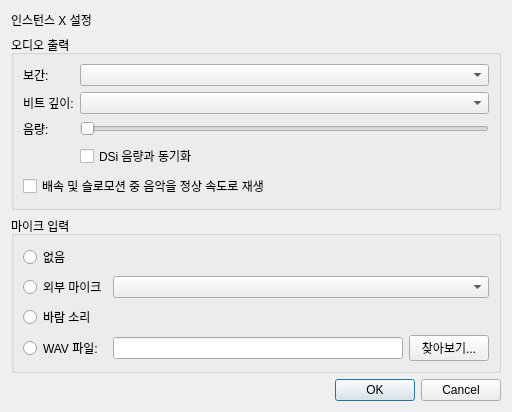
<?xml version="1.0" encoding="UTF-8"?>
<ui version="4.0">
 <class>AudioSettingsDialog</class>
 <widget class="QDialog" name="AudioSettingsDialog">
  <property name="geometry">
   <rect>
    <x>0</x>
    <y>0</y>
    <width>482</width>
    <height>301</height>
   </rect>
  </property>
  <property name="sizePolicy">
   <sizepolicy hsizetype="Fixed" vsizetype="Fixed">
    <horstretch>0</horstretch>
    <verstretch>0</verstretch>
   </sizepolicy>
  </property>
  <property name="windowTitle">
   <string>오디오 설정 - melonDS</string>
  </property>
  <layout class="QVBoxLayout" name="verticalLayout">
   <property name="sizeConstraint">
    <enum>QLayout::SetFixedSize</enum>
   </property>
   <item>
    <widget class="QLabel" name="lblInstanceNum">
     <property name="text">
      <string>인스턴스 X 설정</string>
     </property>
    </widget>
   </item>
   <item>
    <widget class="QGroupBox" name="groupBox">
     <property name="title">
      <string>오디오 출력</string>
     </property>
     <layout class="QGridLayout" name="gridLayout_2">
      <item row="2" column="0">
       <widget class="QLabel" name="label">
        <property name="text">
         <string>음량:</string>
        </property>
       </widget>
      </item>
      <item row="2" column="1">
       <widget class="QSlider" name="slVolume">
        <property name="whatsThis">
         <string>&lt;html&gt;&lt;head/&gt;&lt;body&gt;&lt;p&gt;Controls the volume of the audio output.&lt;/p&gt;&lt;/body&gt;&lt;/html&gt;</string>
        </property>
        <property name="maximum">
         <number>256</number>
        </property>
        <property name="pageStep">
         <number>16</number>
        </property>
        <property name="orientation">
         <enum>Qt::Horizontal</enum>
        </property>
       </widget>
      </item>
      <item row="3" column="1">
        <widget class="QCheckBox" name="chkSyncDSiVolume">
         <property name="whatsThis">
          <string>&lt;html&gt;&lt;head/&gt;&lt;body&gt;&lt;p&gt;Synchronizes the output volume with the DSi hardware volume.&lt;/p&gt;&lt;/body&gt;&lt;/html&gt;</string>
         </property>
         <property name="text">
          <string>DSi 음량과 동기화</string>
         </property>
        </widget>
      </item>
      <item row="4" column="0" colspan="2">
       <widget class="QCheckBox" name="chkKeepMusicSpeed">
        <property name="whatsThis">
         <string>&lt;html&gt;&lt;head/&gt;&lt;body&gt;&lt;p&gt;While fast-forwarding or in slow motion, runs the DS sound hardware (ARM7 timers and SPU) on real time, so music and sound effects keep their normal speed and pitch while the game runs faster or slower.&lt;/p&gt;&lt;/body&gt;&lt;/html&gt;</string>
        </property>
        <property name="text">
         <string>배속 및 슬로모션 중 음악을 정상 속도로 재생</string>
        </property>
       </widget>
      </item>
      <item row="0" column="0">
       <widget class="QLabel" name="label_2">
        <property name="text">
         <string>보간:</string>
        </property>
       </widget>
      </item>
      <item row="0" column="1">
       <widget class="QComboBox" name="cbInterpolation">
        <property name="whatsThis">
         <string>&lt;html&gt;&lt;head/&gt;&lt;body&gt;&lt;p&gt;Applies interpolation to audio samples for better quality. Option &amp;quot;None&amp;quot; is accurate to DS hardware.&lt;/p&gt;&lt;/body&gt;&lt;/html&gt;</string>
        </property>
       </widget>
      </item>
      <item row="1" column="0">
       <widget class="QLabel" name="label_3">
        <property name="text">
         <string>비트 깊이:</string>
        </property>
       </widget>
      </item>
      <item row="1" column="1">
       <widget class="QComboBox" name="cbBitDepth">
        <property name="whatsThis">
         <string>&lt;html&gt;&lt;head/&gt;&lt;body&gt;&lt;p&gt;The bit depth of audio playback. If set to &quot;Automatic&quot; this will be 10-bit for DS mode and 16-bit for DSi mode.&lt;/p&gt;&lt;/body&gt;&lt;/html&gt;</string>
        </property>
       </widget>
      </item>
     </layout>
    </widget>
   </item>
   <item>
    <widget class="QGroupBox" name="groupBox_2">
     <property name="title">
      <string>마이크 입력</string>
     </property>
     <layout class="QGridLayout" name="gridLayout">
      <item row="3" column="1">
       <widget class="QPathInput" name="txtMicWavPath">
        <property name="minimumSize">
         <size>
          <width>290</width>
          <height>0</height>
         </size>
        </property>
        <property name="whatsThis">
         <string>&lt;html&gt;&lt;head/&gt;&lt;body&gt;&lt;p&gt;Forward a WAV file to the emulated microphone.&lt;/p&gt;&lt;p&gt;This input mode is activated by holding the microphone hotkey (see Input and Hotkeys).&lt;/p&gt;&lt;/body&gt;&lt;/html&gt;</string>
        </property>
       </widget>
      </item>
      <item row="3" column="0">
       <widget class="QRadioButton" name="rbMicWav">
        <property name="whatsThis">
         <string>&lt;html&gt;&lt;head/&gt;&lt;body&gt;&lt;p&gt;Forward a WAV file to the emulated microphone.&lt;/p&gt;&lt;p&gt;This input mode is activated by holding the microphone hotkey (see Input and Hotkeys).&lt;/p&gt;&lt;/body&gt;&lt;/html&gt;</string>
        </property>
        <property name="text">
         <string>WAV 파일:</string>
        </property>
       </widget>
      </item>
      <item row="3" column="2">
       <widget class="QPushButton" name="btnMicWavBrowse">
        <property name="text">
         <string>찾아보기...</string>
        </property>
       </widget>
      </item>
      <item row="1" column="0">
       <widget class="QRadioButton" name="rbMicExternal">
        <property name="whatsThis">
         <string>&lt;html&gt;&lt;head/&gt;&lt;body&gt;&lt;p&gt;Input from an external microphone, if available, will be forwarded to the emulated microphone.&lt;/p&gt;&lt;/body&gt;&lt;/html&gt;</string>
        </property>
        <property name="text">
         <string>외부 마이크</string>
        </property>
       </widget>
      </item>
      <item row="1" column="1" colspan="2">
        <widget class="QComboBox" name="cbMic">
         <property name="whatsThis"> 
          <string>&lt;html&gt;&lt;head/&gt;&lt;body&gt;&lt;p&gt;The selected microphone to be used.&lt;/p&gt;&lt;/body&gt;&lt;/html&gt;</string>       
         </property>
        </widget>
      </item>
      <item row="2" column="0" colspan="3">
       <widget class="QRadioButton" name="rbMicNoise">
        <property name="whatsThis">
         <string>&lt;html&gt;&lt;head/&gt;&lt;body&gt;&lt;p&gt;Noise will be forwarded to the emulated microphone, simulating blowing into the microphone.&lt;/p&gt;&lt;p&gt;This input mode is activated by holding the microphone hotkey (see Input and Hotkeys).&lt;/p&gt;&lt;/body&gt;&lt;/html&gt;</string>
        </property>
        <property name="text">
         <string>바람 소리</string>
        </property>
       </widget>
      </item>
      <item row="0" column="0" colspan="3">
       <widget class="QRadioButton" name="rbMicNone">
        <property name="whatsThis">
         <string>&lt;html&gt;&lt;head/&gt;&lt;body&gt;&lt;p&gt;No microphone input.&lt;/p&gt;&lt;/body&gt;&lt;/html&gt;</string>
        </property>
        <property name="text">
         <string>없음</string>
        </property>
       </widget>
      </item>
     </layout>
    </widget>
   </item>
   <item>
    <widget class="QDialogButtonBox" name="buttonBox">
     <property name="orientation">
      <enum>Qt::Horizontal</enum>
     </property>
     <property name="standardButtons">
      <set>QDialogButtonBox::Cancel|QDialogButtonBox::Ok</set>
     </property>
    </widget>
   </item>
  </layout>
 </widget>
 <customwidgets>
  <customwidget>
   <class>QPathInput</class>
   <extends>QLineEdit</extends>
   <header>QPathInput.h</header>
  </customwidget>
 </customwidgets>
 <tabstops>
  <tabstop>cbInterpolation</tabstop>
  <tabstop>cbBitDepth</tabstop>
  <tabstop>slVolume</tabstop>
  <tabstop>chkSyncDSiVolume</tabstop>
  <tabstop>rbMicNone</tabstop>
  <tabstop>rbMicExternal</tabstop>
  <tabstop>rbMicNoise</tabstop>
  <tabstop>rbMicWav</tabstop>
  <tabstop>txtMicWavPath</tabstop>
  <tabstop>btnMicWavBrowse</tabstop>
 </tabstops>
 <resources/>
 <connections>
  <connection>
   <sender>buttonBox</sender>
   <signal>accepted()</signal>
   <receiver>AudioSettingsDialog</receiver>
   <slot>accept()</slot>
   <hints>
    <hint type="sourcelabel">
     <x>248</x>
     <y>254</y>
    </hint>
    <hint type="destinationlabel">
     <x>157</x>
     <y>274</y>
    </hint>
   </hints>
  </connection>
  <connection>
   <sender>buttonBox</sender>
   <signal>rejected()</signal>
   <receiver>AudioSettingsDialog</receiver>
   <slot>reject()</slot>
   <hints>
    <hint type="sourcelabel">
     <x>316</x>
     <y>260</y>
    </hint>
    <hint type="destinationlabel">
     <x>286</x>
     <y>274</y>
    </hint>
   </hints>
  </connection>
 </connections>
</ui>
